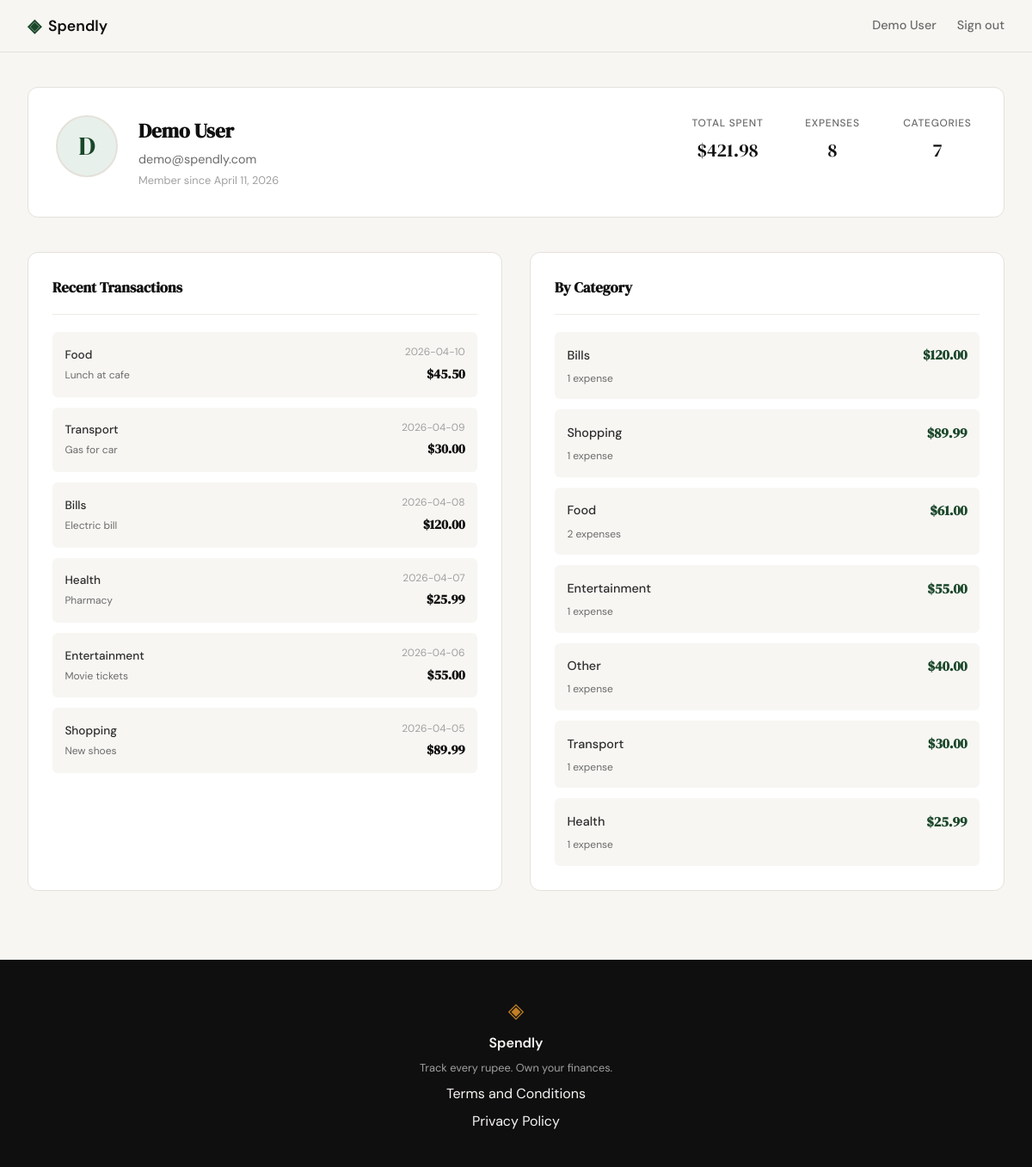
Screenshot of /profile (signed in) with the database file from the repository.
### tables this page shows
CREATE TABLE users (
            id INTEGER PRIMARY KEY AUTOINCREMENT,
            name TEXT NOT NULL,
            email TEXT UNIQUE NOT NULL,
            password_hash TEXT NOT NULL,
            created_at TEXT DEFAULT (datetime('now'))
        );

CREATE TABLE expenses (
            id INTEGER PRIMARY KEY AUTOINCREMENT,
            user_id INTEGER NOT NULL,
            amount REAL NOT NULL,
            category TEXT NOT NULL,
            date TEXT NOT NULL,
            description TEXT,
            created_at TEXT DEFAULT (datetime('now')),
            FOREIGN KEY (user_id) REFERENCES users(id)
        );

### app.py (the view)
@app.route("/profile")
def profile():
    user_id = session.get("user_id")
    if not user_id:
        return redirect(url_for("login"))
    conn = get_db()
    try:
        user = conn.execute(
            "SELECT id, name, email, created_at FROM users WHERE id = ?",
            (user_id,)
        ).fetchone()
        if not user:
            session.clear()
            return redirect(url_for("login"))
        totals = conn.execute(
            "SELECT COUNT(*) as count, COALESCE(SUM(amount), 0) as total FROM expenses WHERE user_id = ?",
            (user_id,)
        ).fetchone()
        recent = conn.execute(
            """SELECT id, category, amount, date, description
               FROM expenses WHERE user_id = ?
               ORDER BY date DESC LIMIT 6""",
            (user_id,)
        ).fetchall()
        by_category = conn.execute(
            """SELECT category, COUNT(*) as count, SUM(amount) as total
               FROM expenses WHERE user_id = ?
               GROUP BY category ORDER BY total DESC""",
            (user_id,)
        ).fetchall()
    finally:
        conn.close()
    from datetime import datetime
    try:
        joined = datetime.strptime(user["created_at"], "%Y-%m-%d %H:%M:%S").strftime("%B %d, %Y")
    except (ValueError, TypeError):
        joined = user["created_at"]
    return render_template(
        "profile.html",
        user=user,
        totals=totals,
        recent=recent,
        by_category=by_category,
        joined=joined,
    )

### database/db.py (called while the page is built)
def get_db():
    conn = sqlite3.connect(DATABASE)
    conn.row_factory = sqlite3.Row
    conn.execute("PRAGMA foreign_keys = ON")
    return conn

### templates/profile.html (shortened to what this page needs)
{% extends "base.html" %}
{% block content %}
<section class="profile-section">
    <div class="profile-wrapper">
        <div class="profile-header">
            <div class="profile-user-card">
                <div class="profile-avatar">{{ user.name[0].upper() }}</div>
                <div>
                    <h1 class="profile-name">{{ user.name }}</h1>
                    <p class="profile-email">{{ user.email }}</p>
                    <p class="profile-joined">Member since {{ joined }}</p>
                </div>
            </div>
            <div class="profile-header-stats">
                <div class="profile-stat-mini">
                    <span class="profile-stat-mini-label">Total Spent</span>
                    <span class="profile-stat-mini-value">${{ "%.2f" | format(totals.total) }}</span>
                </div>
                <div class="profile-stat-mini">
                    <span class="profile-stat-mini-label">Expenses</span>
                    <span class="profile-stat-mini-value">{{ totals.count }}</span>
                </div>
                <div class="profile-stat-mini">
                    <span class="profile-stat-mini-label">Categories</span>
                    <span class="profile-stat-mini-value">{{ by_category | length }}</span>
                </div>
            </div>
        </div>
        <div class="profile-content">
            <div class="profile-column">
                <h2 class="profile-section-title">Recent Transactions</h2>
                {% if recent %}
                <div class="profile-transactions">
                    {% for txn in recent %}
                    <div class="profile-transaction-row">
                        <div class="profile-transaction-info">
                            <span class="profile-transaction-category">{{ txn.category }}</span>
                            <span class="profile-transaction-description">{{ txn.description if txn.description else "No description" }}</span>
                        </div>
                        <div class="profile-transaction-meta">
                            <span class="profile-transaction-date">{{ txn.date }}</span>
                            <span class="profile-transaction-amount">${{ "%.2f" | format(txn.amount) }}</span>
                        </div>
                    </div>
                    {% endfor %}
                </div>
                {% else %}
                <div class="profile-empty-state">
                    <p class="profile-empty-text">No transactions yet</p>
                    <p class="profile-empty-sub">Add your first expense to get started</p>
                </div>
                {% endif %}
            </div>
            <div class="profile-column">
                <h2 class="profile-section-title">By Category</h2>
                {% if by_category %}
                <div class="profile-categories">
                    {% for row in by_category %}
                    <div class="profile-category-item">
                        <div class="profile-category-header">
                            <span class="profile-category-name">{{ row.category }}</span>
                            <span class="profile-category-amount">${{ "%.2f" | format(row.total) }}</span>
                        </div>
                        <p class="profile-category-meta">{{ row.count }} expense{{ 's' if row.count != 1 else '' }}</p>
                    </div>
                    {% endfor %}
                </div>
                {% else %}
                <div class="profile-empty-state">
                    <p class="profile-empty-text">No categories yet</p>
                    <p class="profile-empty-sub">Create an expense to populate categories</p>
                </div>
                {% endif %}
            </div>
        </div>
    </div>
</section>
{% endblock %}

### templates/base.html (shortened to what this page needs)
<!DOCTYPE html>
<html lang="en">
<head>
    <link rel="stylesheet" href="{{ url_for('static', filename='css/style.css') }}">
</head>
<body>
    <nav class="navbar">
        <div class="nav-inner">
            <a href="{{ url_for('landing') }}" class="nav-brand">
                <span class="brand-icon">◈</span>
                <span class="brand-name">Spendly</span>
            </a>
            <div class="nav-links">
                {% if session.user_id %}
                    <a href="{{ url_for('profile') }}" class="nav-username">{{ session.username }}</a>
                    <a href="{{ url_for('logout') }}">Sign out</a>
                {% else %}
                    <a href="{{ url_for('login') }}">Sign in</a>
                    <a href="{{ url_for('register') }}" class="nav-cta">Get started</a>
                {% endif %}
            </div>
        </div>
    </nav>
    <main class="main-content">
        {% block content %}{% endblock %}
    </main>
    <footer class="footer">
        <div class="footer-inner">
            <span class="brand-icon">◈</span>
            <span class="footer-name">Spendly</span>
            <p class="footer-copy">Track every rupee. Own your finances.</p>
            <a href="{{ url_for('terms') }}">Terms and Conditions</a>
            <a href="{{ url_for('privacy') }}">Privacy Policy</a>
        </div>
    </footer>
</body>
</html>

### rows the page displays
users: username "Demo User", name "D", name "Demo User", email "demo@spendly.com"
expenses: category "Food", description "Lunch at cafe", date "2026-04-10", amount "45.50"
expenses: category "Transport", description "Gas for car", date "2026-04-09", amount "30.00", total "30.00", count "1"
expenses: category "Bills", description "Electric bill", date "2026-04-08", amount "120.00", total "120.00", count "1"
expenses: category "Health", description "Pharmacy", date "2026-04-07", amount "25.99", total "25.99", count "1"
expenses: category "Entertainment", description "Movie tickets", date "2026-04-06", amount "55.00", total "55.00", count "1"
expenses: category "Shopping", description "New shoes", date "2026-04-05", amount "89.99", total "89.99", count "1"
expenses: category "Other", total "40.00", count "1"

### other values shown
{{ joined }} "April 11, 2026"
{{ "%.2f" | format(totals.total) }} "421.98"
{{ totals.count }} "8"
{{ by_category | length }} "7"
{{ row.category }} "Food"
{{ "%.2f" | format(row.total) }} "61.00"
{{ row.count }} "2"
{{ 's' if row.count != 1 else '' }} "s"
